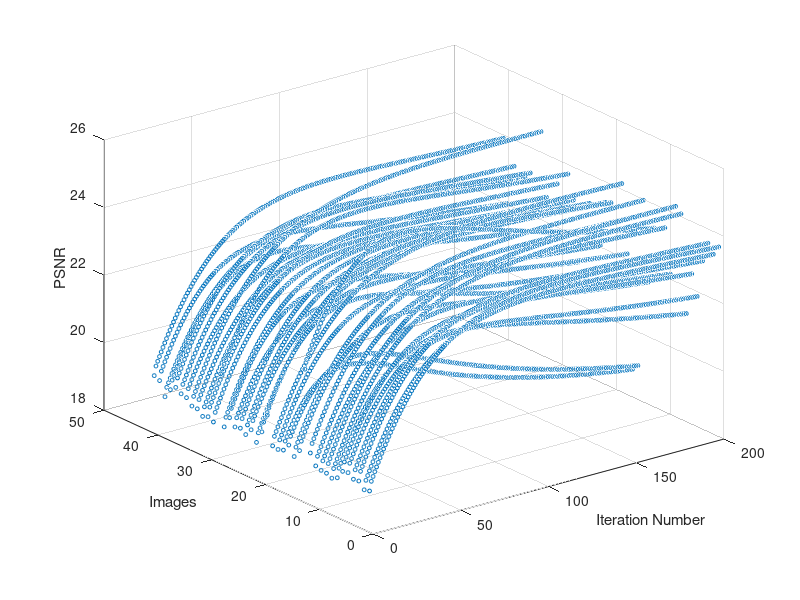

Reproduce this figure in MATLAB.
load Test_table1_05_03_18_41
[imageNumber, l_max] = size(psnr_total);
iter_array = 1:1:l_max;
image_array = 1:1:imageNumber;

plotX = ones(imageNumber, 1) * iter_array;
plotY = image_array' * ones(1, l_max);
x = plotX(:); y = plotY(:); z = psnr_total(:);
psnrToler_logmin = 5;
l_psnr0X = zeros(imageNumber, psnrToler_logmin);   % the first column is the peak iteration number or l_max; The ith column is pnsr tolerance 10^-i

figure(1);
scatter3(x', y', z', 8)
xlabel('Iteration Number')
ylabel('Images')
zlabel('PSNR')

for i = 1 : 1 : imageNumber
    psnrToler_flag = zeros(psnrToler_logmin, 1);
    for j = 1 : 1 : psnrToler_logmin
        l_psnr0X(i, j) = l_max;
    end
    
    
    for l = 2 : 1 : l_max
        
        if psnrToler_flag(1, 1) == 0 && psnr_total(i, l) - psnr_total(i, l-1) < 0
            l_psnr0X(i, 1) = l - 1;
            psnrToler_flag(1, 1) = 1;
        end
        
        for j = 2 : 1 : psnrToler_logmin
            
            if (psnrToler_flag(j, 1) == 0) && (psnr_total(i, l) - psnr_total(i, l-1) < 10^(-j))
                l_psnr0X(i, j) = l - 1;
                psnrToler_flag(j, 1) = 1;
            end
        end
        
    end
   
    
end

l_psnr0X_T = l_psnr0X';
toler04data = zeros(imageNumber, 4); % 1 to 4 column, ||d-nablaV||, ||d^l-d^l-1||, max(d,nablaV), max(d^l, d^l-1)
toler02data = zeros(imageNumber, 4);
for i = 1 : 1 : imageNumber
    ithiter = l_psnr0X(i, 4);
    ithiter02 = l_psnr0X(i, 2);
    toler02data(i, 1) = d_nablaV_norm_total(i, ithiter02);
    toler02data(i, 2) = deltaD_norm_total(i, ithiter02);
    toler02data(i, 3) = max_d_nablaV_total(i, ithiter02);
    toler02data(i, 4) = max_deltaD_total(i, ithiter02);   
    
    toler04data(i, 1) = d_nablaV_norm_total(i, ithiter);
    toler04data(i, 2) = deltaD_norm_total(i, ithiter);
    toler04data(i, 3) = max_d_nablaV_total(i, ithiter);
    toler04data(i, 4) = max_deltaD_total(i, ithiter);   
end
%save(['Analysis_table1_',datestr(now,'mm_dd_HH_MM')])
